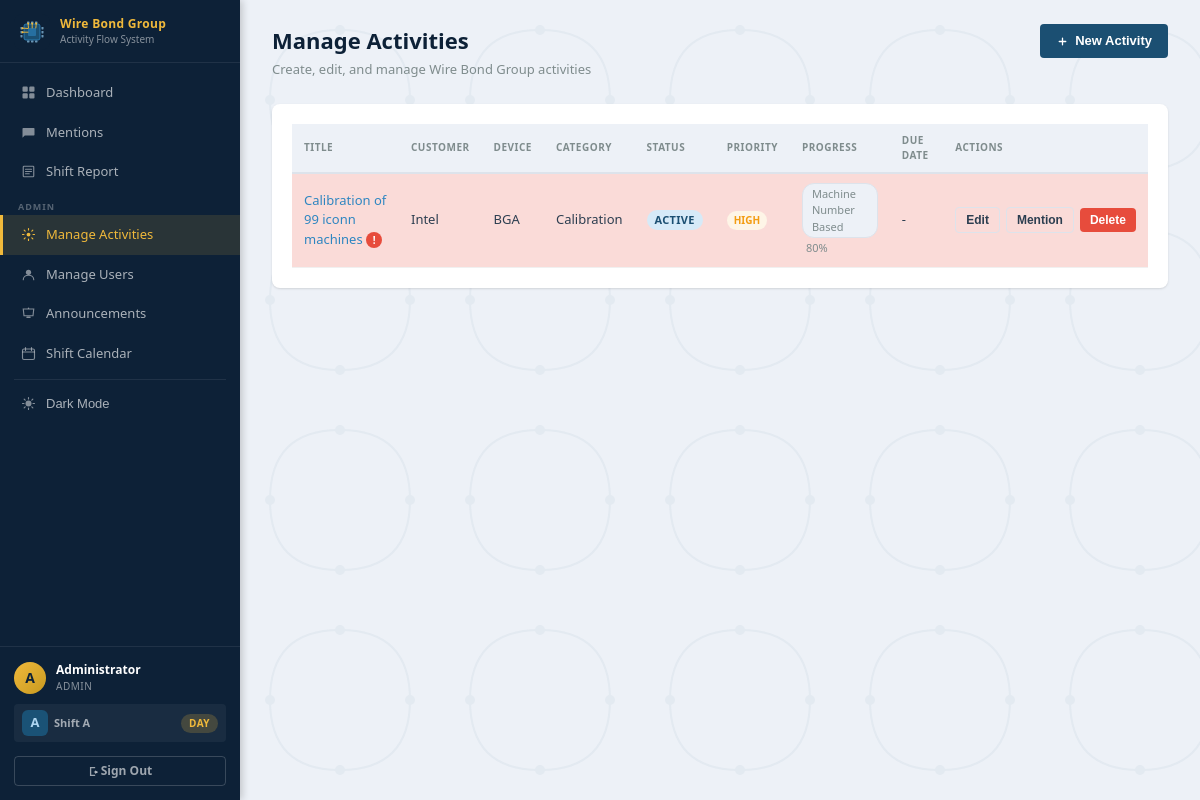
Screenshot of /admin/activities (signed in) with the database file from the repository.
### tables this page shows
CREATE TABLE users (
        id          INTEGER PRIMARY KEY AUTOINCREMENT,
        username    TEXT    UNIQUE NOT NULL,
        password    TEXT    NOT NULL,
        full_name   TEXT    NOT NULL,
        role        TEXT    DEFAULT 'user',
        shift       TEXT    DEFAULT 'A',
        is_active   INTEGER DEFAULT 1,
        created_at  TEXT    DEFAULT (datetime('now','localtime'))
    );

CREATE TABLE activities (
        id          INTEGER PRIMARY KEY AUTOINCREMENT,
        title       TEXT    NOT NULL,
        customer    TEXT,
        device      TEXT,
        category    TEXT,
        description TEXT,
        status      TEXT    DEFAULT 'active',
        priority    TEXT    DEFAULT 'normal',
        is_urgent   INTEGER DEFAULT 0,
        due_date    TEXT,
        created_by  INTEGER,
        created_at  TEXT    DEFAULT (datetime('now','localtime')), progress_type TEXT DEFAULT 'none', progress_total REAL DEFAULT 0, progress_current REAL DEFAULT 0, progress_unit TEXT DEFAULT '',
        FOREIGN KEY (created_by) REFERENCES users(id)
    );

### app.py (the view)
@app.route('/admin/activities')
@admin_required
def admin_activities():
    db = get_db()
    activities_raw = db.execute(
        "SELECT a.*, u.full_name AS created_by_name FROM activities a "
        "LEFT JOIN users u ON a.created_by = u.id ORDER BY a.created_at DESC"
    ).fetchall()
    activities = []
    for a in activities_raw:
        progress = calc_progress(a, db)
        activities.append({'row': a, 'progress': progress})
    users = db.execute("SELECT id, full_name, shift FROM users WHERE is_active = 1 ORDER BY full_name").fetchall()
    return render_template('admin_activities.html', activities=activities, users=users)

### app.py (called while the page is built, shortened)
def get_db():
    if 'db' not in g:
        g.db = sqlite3.connect(app.config['DATABASE'])
        g.db.row_factory = sqlite3.Row
        g.db.execute("PRAGMA journal_mode=WAL")
        g.db.execute("PRAGMA foreign_keys=ON")
    return g.db

def current_shift():
    return session.get('shift', 'A')

def current_time_slot():
    now = datetime.now()
    shift = session.get('shift', 'A')
    t = now.hour + now.minute / 60.0
    return 'Day' if 6.5 <= t < 18.5 else 'Night'

def calc_progress(activity, db=None):
    ptype = activity['progress_type'] or 'none'
    if ptype == 'none':
        return None
    if ptype == 'done_not_done':
        return 100.0 if activity['progress_current'] >= 1 else 0.0
    if ptype in ('machine_count', 'units_bonded', 'custom'):
        total = activity['progress_total']
        current = activity['progress_current']
        if ptype == 'custom':
            return min(max(current, 0), 100)
        return round(current / total * 100, 1) if total > 0 else 0.0
    return 0.0

def admin_required(f):
    @wraps(f)
    def decorated(*args, **kwargs):
        if 'user_id' not in session:
            flash('Please log in first.', 'warning')
            return redirect(url_for('login'))
        if session.get('role') != 'admin':
            flash('Admin access required.', 'danger')
            return redirect(url_for('dashboard'))
        return f(*args, **kwargs)
    return decorated

### templates/admin_activities.html (shortened to what this page needs)
{% extends 'base.html' %}
{% block content %}
<div class="page-header">
    <div>
        <h1 class="page-title">Manage Activities</h1>
        <p class="page-subtitle">Create, edit, and manage Wire Bond Group activities</p>
    </div>
    <button class="btn btn-primary" onclick="toggleModal('createModal')">
        <svg style="width:13px;height:13px;vertical-align:middle;" viewBox="0 0 20 20" fill="currentColor"><path d="M10 4a1 1 0 011 1v4h4a1 1 0 010 2h-4v4a1 1 0 01-2 0v-4H5a1 1 0 010-2h4V5a1 1 0 011-1z"/></svg>
        New Activity
    </button>
</div>
<div class="card">
    <div class="table-wrapper">
        <table class="data-table">
            <thead>
                <tr>
                    <th>Title</th>
                    <th>Customer</th>
                    <th>Device</th>
                    <th>Category</th>
                    <th>Status</th>
                    <th>Priority</th>
                    <th>Progress</th>
                    <th>Due Date</th>
                    <th>Actions</th>
                </tr>
            </thead>
            <tbody>
                {% for item in activities %}
                {% set a = item.row %}
                {% set pct = item.progress %}
                <tr class="{% if a.is_urgent %}row-urgent{% endif %}">
                    <td>
                        <a href="{{ url_for('activity_detail', activity_id=a.id) }}">{{ a.title }}</a>
                        {% if a.is_urgent %}<span class="urgent-badge-sm">!</span>{% endif %}
                    </td>
                    <td>{{ a.customer or '-' }}</td>
                    <td>{{ a.device or '-' }}</td>
                    <td>{{ a.category or '-' }}</td>
                    <td><span class="status-badge status-{{ a.status }}">{{ a.status | title }}</span></td>
                    <td><span class="priority-badge priority-{{ a.priority }}">{{ a.priority | title }}</span></td>
                    <td>
                        {% if a.progress_type and a.progress_type != 'none' %}
                        <span class="meta-pill" style="font-size:11px;">{{ progress_types.get(a.progress_type, a.progress_type) }}</span>
                        {% if pct is not none %}
                        <span style="font-size:11px;color:var(--text-secondary);margin-left:4px;">{{ pct | int }}%</span>
                        {% endif %}
                        {% else %}
                        <span style="color:var(--text-light);font-size:11px;">—</span>
                        {% endif %}
                    </td>
                    <td>{{ a.due_date or '-' }}</td>
                    <td>
                        <div class="action-buttons">
                            <button class="btn btn-sm btn-outline"
                                onclick="openEditModal(
                                    {{ a.id }},
                                    {{ a.title | tojson }},
                                    {{ (a.customer or '') | tojson }},
                                    {{ (a.device or '') | tojson }},
                                    {{ (a.category or '') | tojson }},
                                    {{ (a.description or '') | tojson }},
                                    {{ a.status | tojson }},
                                    {{ a.priority | tojson }},
                                    {{ (a.due_date or '') | tojson }},
                                    {{ 1 if a.is_urgent else 0 }},
                                    {{ (a.progress_type or 'none') | tojson }},
                                    {{ a.progress_total or 0 }},
                                    {{ (a.progress_unit or '') | tojson }}
                                )">Edit</button>
                            <button class="btn btn-sm btn-outline" onclick="openMentionModal({{ a.id }}, {{ a.title | tojson }})">Mention</button>
                            <form method="POST" action="{{ url_for('admin_delete_activity', activity_id=a.id) }}" class="inline-form" onsubmit="return confirm('Delete this activity and all its updates?')">
                                <button type="submit" class="btn btn-sm btn-danger">Delete</button>
                            </form>
                        </div>
                    </td>
                </tr>
                {% else %}
                <tr>
                    <td colspan="9" class="text-center">No activities yet. Click "New Activity" to create one.</td>
                </tr>
                {% endfor %}
            </tbody>
        </table>
    </div>
</div>
{% endblock %}

### templates/base.html (shortened to what this page needs)
<!DOCTYPE html>
<html lang="en" data-theme="light">
<head>
    <link rel="stylesheet" href="{{ url_for('static', filename='css/style.css') }}">
</head>
<body>
{% if session.get('user_id') %}
<nav class="navbar">
    <div class="nav-brand">
        <div class="nav-brand-text">
            <span class="nav-title">Wire Bond Group</span>
            <span class="nav-subtitle">Activity Flow System</span>
        </div>
    </div>
    <div class="nav-links">
        <a href="{{ url_for('dashboard') }}" class="nav-link {% if request.endpoint == 'dashboard' %}active{% endif %}">
            Dashboard
        </a>
        <a href="{{ url_for('my_mentions') }}" class="nav-link {% if request.endpoint == 'my_mentions' %}active{% endif %}">
            <svg class="nav-icon-svg" viewBox="0 0 20 20"><path d="M3 4h14a1 1 0 011 1v8a1 1 0 01-1 1H5l-3 3V5a1 1 0 011-1z" fill="currentColor"/></svg>
            Mentions
        </a>
        <a href="{{ url_for('generate_report') }}" class="nav-link {% if request.endpoint == 'generate_report' %}active{% endif %}">
            <svg class="nav-icon-svg" viewBox="0 0 20 20"><path d="M4 3h12a1 1 0 011 1v12a1 1 0 01-1 1H4a1 1 0 01-1-1V4a1 1 0 011-1z" fill="none" stroke="currentColor" stroke-width="1.5"/><path d="M6 7h8M6 10h8M6 13h5" stroke="currentColor" stroke-width="1.5" stroke-linecap="round"/></svg>
            Shift Report
        </a>
        {% if session.get('role') == 'admin' %}
        <div class="nav-section-label">ADMIN</div>
        <a href="{{ url_for('admin_activities') }}" class="nav-link {% if request.endpoint in ['admin_activities'] %}active{% endif %}">
            <svg class="nav-icon-svg" viewBox="0 0 20 20"><circle cx="10" cy="10" r="2.5" fill="currentColor"/><path d="M10 2v2M10 16v2M2 10h2M16 10h2M4.2 4.2l1.4 1.4M14.4 14.4l1.4 1.4M4.2 15.8l1.4-1.4M14.4 5.6l1.4-1.4" stroke="currentColor" stroke-width="1.5" stroke-linecap="round"/></svg>
            Manage Activities
        </a>
        <a href="{{ url_for('admin_users') }}" class="nav-link {% if request.endpoint == 'admin_users' %}active{% endif %}">
            <svg class="nav-icon-svg" viewBox="0 0 20 20"><circle cx="10" cy="7" r="3.5" fill="currentColor"/><path d="M3 17c0-3.5 3.1-6 7-6s7 2.5 7 6" stroke="currentColor" stroke-width="1.5" fill="none" stroke-linecap="round"/></svg>
            Manage Users
        </a>
        <a href="{{ url_for('admin_announcements') }}" class="nav-link {% if request.endpoint == 'admin_announcements' %}active{% endif %}">
            <svg class="nav-icon-svg" viewBox="0 0 20 20"><path d="M3 4h14l-1 9H4L3 4z" fill="none" stroke="currentColor" stroke-width="1.5"/><path d="M8 15h4" stroke="currentColor" stroke-width="2" stroke-linecap="round"/><circle cx="10" cy="3" r="1" fill="currentColor"/></svg>
            Announcements
        </a>
        <a href="{{ url_for('admin_calendar') }}" class="nav-link {% if request.endpoint == 'admin_calendar' %}active{% endif %}">
            <svg class="nav-icon-svg" viewBox="0 0 20 20"><rect x="2" y="4" width="16" height="14" rx="2" fill="none" stroke="currentColor" stroke-width="1.5"/><path d="M2 8h16M6 2v4M14 2v4" stroke="currentColor" stroke-width="1.5" stroke-linecap="round"/></svg>
            Shift Calendar
        </a>
        {% endif %}
        <div class="nav-divider"></div>
        <button class="nav-link theme-toggle-btn" id="theme-toggle" onclick="toggleTheme()" title="Toggle dark mode">
            <svg class="nav-icon-svg theme-icon-sun" viewBox="0 0 20 20"><circle cx="10" cy="10" r="4" fill="currentColor"/><path d="M10 2v2M10 16v2M2 10h2M16 10h2M4.2 4.2l1.4 1.4M14.4 14.4l1.4 1.4M4.2 15.8l1.4-1.4M14.4 5.6l1.4-1.4" stroke="currentColor" stroke-width="1.5" stroke-linecap="round"/></svg>
            <span class="theme-label">Dark Mode</span>
        </button>
    </div>
    <div class="nav-user">
        <div class="nav-user-identity">
            <div class="nav-user-avatar">{{ session.get('full_name', 'U')[0] }}</div>
            <div class="nav-user-details">
                <span class="user-name">{{ session.get('full_name', 'User') }}</span>
                <span class="user-role">{{ session.get('role', 'user') | title }}</span>
            </div>
        </div>
        <div class="nav-shift-info">
            <span class="shift-letter-badge shift-{{ session.get('shift','A') | lower }}">{{ session.get('shift','A') }}</span>
            <span class="nav-shift-label">Shift {{ session.get('shift','A') }}</span>
            <span class="time-slot-pill time-slot-{{ time_slot | lower }}">{{ time_slot }}</span>
        </div>
        <a href="{{ url_for('logout') }}" class="btn-outline-nav">
            <svg style="width:13px;height:13px;" viewBox="0 0 20 20" fill="currentColor"><path d="M3 3h8v2H5v10h6v2H3V3z"/><path d="M11 8l4 3-4 3V8z"/><rect x="9" y="10" width="6" height="1.5" rx=".5"/></svg>
            Sign Out
        </a>
    </div>
</nav>
{% endif %}
<div class="wb-bg-pattern" aria-hidden="true"></div>
<main class="main-content {% if not session.get('user_id') %}no-nav{% endif %}">
    {% block content %}{% endblock %}
</main>
</body>
</html>

### rows the page displays
users: get "Administrator"
activities: title "Calibration of 99 iconn machines", customer "Intel", device "BGA", category "Calibration", status "ACTIVE", priority "HIGH", get "Machine Number Based"

### other values shown
{{ session.get('full_name', 'U')[0] }} "A"
{{ session.get('role', 'user') | title }} "ADMIN"
{{ session.get('shift','A') }} "A"
{{ time_slot }} "DAY"
{{ pct | int }} "80"
{{ a.due_date or '-' }} "-"
